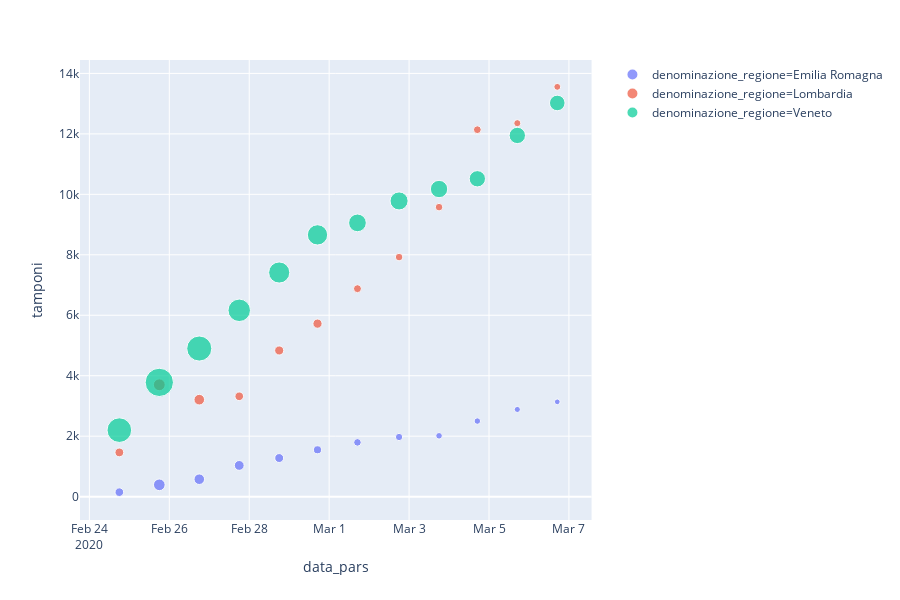

Notebook source saved alongside this figure:
### Code cell
## PLOTLY INTERACTIVE
### to see it click on theta symbol next to first chunk
fig = px.scatter(df, x="data_pars", y="tamponi", color="denominazione_regione",
                 hover_name="totale_casi",
              size="tamponi_positivi")

fig.show()

### Figure 1 — Plotly figure (JSON) as saved in the notebook; plotly's stock layout.template omitted (floating-point values rounded to 4 significant figures)
{"data": [{"hoverlabel": {"namelength": 0}, "hovertemplate": "<b>%{hovertext}</b><br><br>denominazione_regione=Emilia Romagna<br>data_pars=%{x}<br>tamponi=%{y}<br>tamponi_positivi=%{marker.size}", "hovertext": [18, 26, 47, 97, 145, 217, 285, 335, 420, 544, 698, 870], "legendgroup": "denominazione_regione=Emilia Romagna", "marker": {"color": "#636efa", "size": [8.2, 15, 12.3, 10.6, 8.8, 7.1, 6.3, 5.9, 4.8, 4.6, 4.1, 3.6], "sizemode": "area", "sizeref": 0.2198, "symbol": "circle"}, "mode": "markers", "name": "denominazione_regione=Emilia Romagna", "showlegend": true, "type": "scatter", "x": ["2020-02-24T18:00:00", "2020-02-25T18:00:00", "2020-02-26T18:00:00", "2020-02-27T18:00:00", "2020-02-28T18:00:00", "2020-02-29T17:00:00", "2020-03-01T17:00:00", "2020-03-02T18:00:00", "2020-03-03T18:00:00", "2020-03-04T17:00:00", "2020-03-05T17:00:00", "2020-03-06T17:00:00"], "xaxis": "x", "y": [148, 391, 577, 1033, 1277, 1550, 1795, 1973, 2012, 2500, 2884, 3136], "yaxis": "y"}, {"hoverlabel": {"namelength": 0}, "hovertemplate": "<b>%{hovertext}</b><br><br>denominazione_regione=Lombardia<br>data_pars=%{x}<br>tamponi=%{y}<br>tamponi_positivi=%{marker.size}", "hovertext": [172, 240, 258, 403, 531, 615, 984, 1254, 1520, 1820, 2251, 2612], "legendgroup": "denominazione_regione=Lombardia", "marker": {"color": "#EF553B", "size": [8.5, 15.4, 12.4, 8.2, 9.1, 9.3, 7, 6.3, 6.3, 6.7, 5.5, 5.2], "sizemode": "area", "sizeref": 0.2198, "symbol": "circle"}, "mode": "markers", "name": "denominazione_regione=Lombardia", "showlegend": true, "type": "scatter", "x": ["2020-02-24T18:00:00", "2020-02-25T18:00:00", "2020-02-26T18:00:00", "2020-02-27T18:00:00", "2020-02-28T18:00:00", "2020-02-29T17:00:00", "2020-03-01T17:00:00", "2020-03-02T18:00:00", "2020-03-03T18:00:00", "2020-03-04T17:00:00", "2020-03-05T17:00:00", "2020-03-06T17:00:00"], "xaxis": "x", "y": [1463, 3700, 3208, 3320, 4835, 5723, 6879, 7925, 9577, 12138, 12354, 13556], "yaxis": "y"}, {"hoverlabel": {"namelength": 0}, "hovertemplate": "<b>%{hovertext}</b><br><br>denominazione_regione=Veneto<br>data_pars=%{x}<br>tamponi=%{y}<br>tamponi_positivi=%{marker.size}", "hovertext": [33, 43, 71, 111, 151, 191, 263, 273, 307, 360, 407, 488], "legendgroup": "denominazione_regione=Veneto", "marker": {"color": "#00cc96", "size": [66.7, 87.9, 69, 55.5, 49.1, 45.3, 34.4, 35.8, 33.1, 29.2, 29.4, 26.7], "sizemode": "area", "sizeref": 0.2198, "symbol": "circle"}, "mode": "markers", "name": "denominazione_regione=Veneto", "showlegend": true, "type": "scatter", "x": ["2020-02-24T18:00:00", "2020-02-25T18:00:00", "2020-02-26T18:00:00", "2020-02-27T18:00:00", "2020-02-28T18:00:00", "2020-02-29T17:00:00", "2020-03-01T17:00:00", "2020-03-02T18:00:00", "2020-03-03T18:00:00", "2020-03-04T17:00:00", "2020-03-05T17:00:00", "2020-03-06T17:00:00"], "xaxis": "x", "y": [2200, 3780, 4900, 6164, 7414, 8659, 9056, 9782, 10176, 10515, 11949, 13023], "yaxis": "y"}], "layout": {"height": 600, "legend": {"itemsizing": "constant", "tracegroupgap": 0}, "margin": {"t": 60}, "xaxis": {"anchor": "y", "domain": [0, 0.98], "title": {"text": "data_pars"}}, "yaxis": {"anchor": "x", "domain": [0, 1], "title": {"text": "tamponi"}}}}
